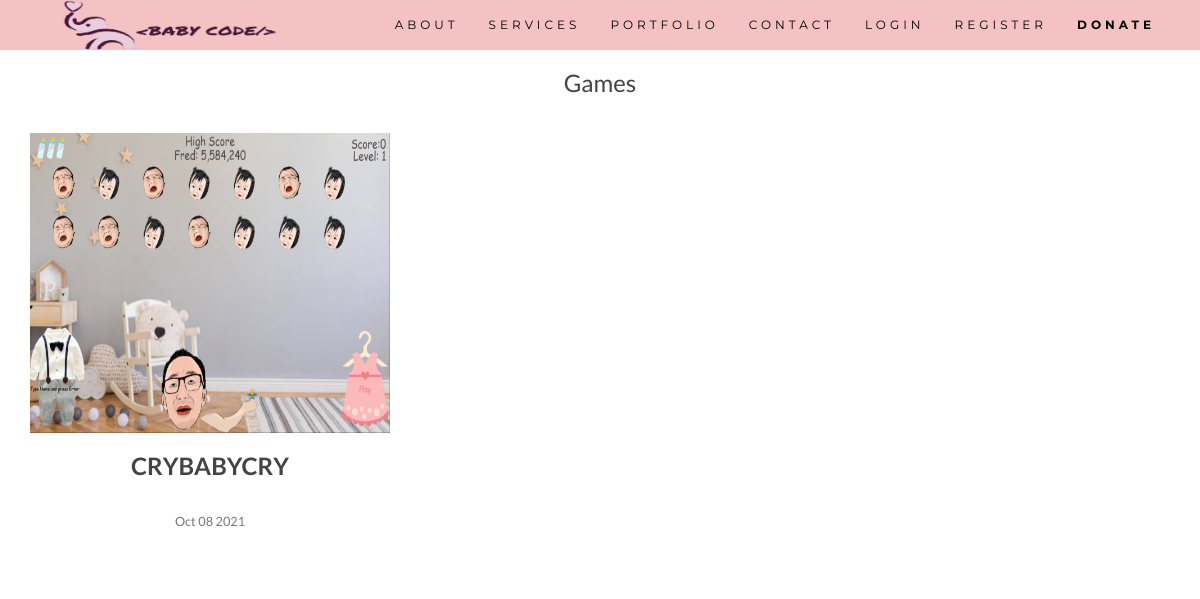
Before: / with the older database file.
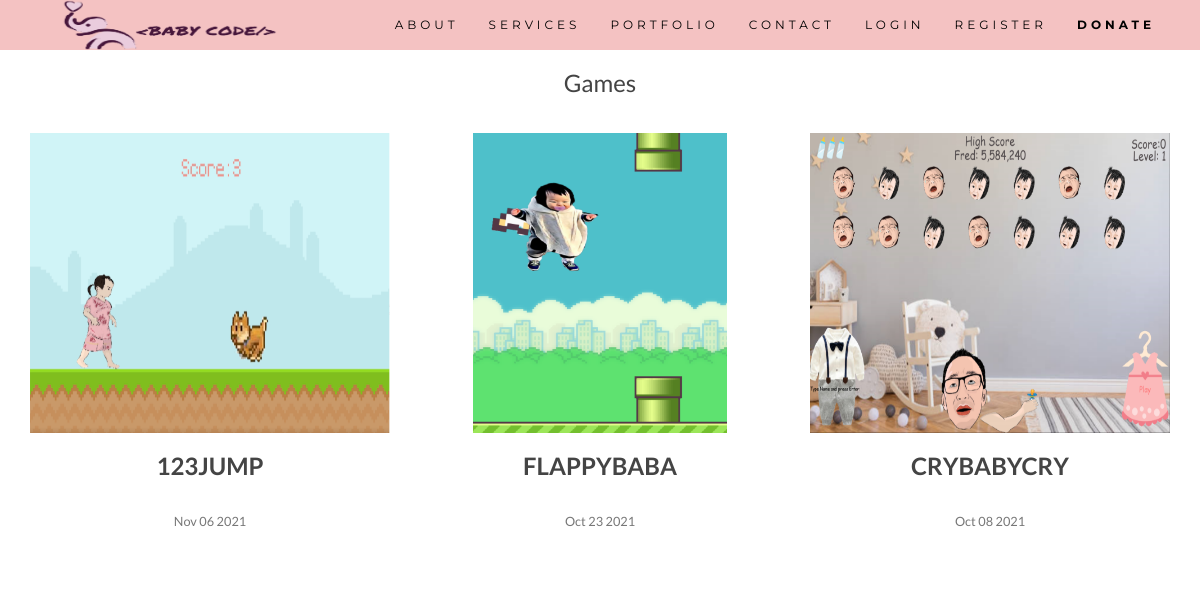
After: the same page with the newer database file.
### game_logs/models.py (models this page shows, shortened)
class GameDemo(models.Model):
    def game_directory_path(self, filename):
        return f"game_logs/game_{self.pk}/{filename}"  # TODO: cant assign pk presave therefore created game_6 folder.
    """Main Game Demostration Videos accessible by Admin """
    title = models.CharField(max_length=100)
    description = models.TextField()
    link_to_video = models.URLField()
    display_image = models.ImageField(
        default="default_game_pic.png", upload_to=game_directory_path
    )
    date_added = models.DateTimeField(auto_now_add=True)
    gamefile = models.FileField(blank=True, upload_to=game_directory_path)
    originalgamefile = models.FileField(blank=True, upload_to=game_directory_path)
    example_image1 = models.ImageField(
        null=True, blank=True, upload_to=game_directory_path
    )  # use GIF
    example_image2 = models.ImageField(
        null=True, blank=True, upload_to=game_directory_path
    )
    example_image3 = models.ImageField(
        null=True, blank=True, upload_to=game_directory_path
    )
    example_image4 = models.ImageField(
        null=True, blank=True, upload_to=game_directory_path
    )
    number_of_characters = models.PositiveSmallIntegerField(default=0)
    class Meta:
        ordering = ["date_added"]

### game_logs/views.py (the view)
# urls.py: path("", GameDemoListView.as_view(), name="homepage"),
class GameDemoListView(ListView):
    model = GameDemo
    template_name = "game_logs/index.html"  # <app>/<model>_<viewtype>.html
    context_object_name = "game_demos"
    ordering = ["-date_added"]

### game_logs/templates/game_logs/index.html
{% extends "game_logs/basenew.html" %}
{% block content %}
<div class="container text-center">
  <h3>Games</h3><br>
{% for game in game_demos %}
  {% if forloop.first %}<div class="row" style="min-width: auto">{% endif %}
    <div class="col-sm-4" style="margin: 0">
        <div class="thumbnail" >
          <a class="article-title" href="{% url 'game_logs:game-detail' game.id %}"><img class="img-responsive" src="{{ game.display_image.url }}" style="min-width: auto;max-height: 300px;display: flex" alt="Image"></a></p>
      <h2><a class="article-title" href="{% url 'game_logs:game-detail' game.id %}">{{ game.title }}</a></h2>
      <small class="text-muted">{{ game.date_added |date:"M d Y" }}</small>
        </div>
    </div>
    {% if forloop.counter|divisibleby:3 %}</div><div class="row">{% endif %}
    {% if forloop.last %}</div>{% endif %}
       {% empty %}
     <li>No game demos have been added yet.</li>
    {% endfor %}
  </div>
</div><br>
{% endblock content %}

### game_logs/templates/game_logs/basenew.html (shortened to what this page needs)
{% load static %}
<!DOCTYPE html>
<html lang="en">
<head>
    <link rel="stylesheet" href="https://maxcdn.bootstrapcdn.com/bootstrap/3.4.1/css/bootstrap.min.css">
    <link rel="stylesheet" href="https://cdnjs.cloudflare.com/ajax/libs/cropper/4.1.0/cropper.min.css">
    <link rel="stylesheet" type="text/css" href="{% static 'game_logs/mainnew.css' %}">
</head>
<body id="myPage" data-spy="scroll" data-target=".navbar" data-offset="60">
<nav class="navbar navbar-default ">
  <div class="container">
    <div class="navbar-header" >
      <a class="navbar-brand" href="{% url 'game_logs:homepage' %}" title="Game Collections"><img class="img-responsive" src="{% static 'game_logs/images/navlogo2.png' %}" alt="Logo" width="300px" height="100px" ></a>
    </div>
    <div class="collapse navbar-collapse" id="myNavbar" aria-expanded="false">
      <ul class="nav navbar-nav navbar-right">
        <li><a href="{% url 'game_logs:about'  %}" >ABOUT</a></li>
        <li><a href="{% url 'game_logs:about'  %}#services" >SERVICES</a></li>
        <li><a href="{% url 'game_logs:about' %}#portfolio" >PORTFOLIO</a></li>
        <li><a href="{% url 'game_logs:about'  %}#contact" >CONTACT</a></li>
           {% if user.is_authenticated %}
              <li><a class="nav-item nav-link" href="{% url 'profile' %}">MY PROFILE</a></li>
              <li><a class="nav-item nav-link" href="{% url 'logout' %}"><small>LOGOUT</small></a></li>
            {% else %}
              <li><a class="nav-item nav-link" href="{% url 'login' %}">LOGIN</a></li>
              <li><a class="nav-item nav-link" href="{% url 'register' %}">REGISTER</a></li>
            {% endif %}
        <li><a href="{% url 'donate:index' %}" class="donate"><strong>DONATE</strong></a></li>
      </ul>
    </div>
  </div>
</nav>
<main role="main">
      {% block content %}{% endblock content %}
</main>
</body>
</html>

### game_logs/static/game_logs/mainnew.css (style rules this page uses)
img { display: flex; max-width: 100%; }
body { font: 400 15px Lato, sans-serif; line-height: 1.8; color: #818181; }
h2 { font-size: 24px; text-transform: uppercase; color: #303030; font-weight: 600; margin-bottom: 30px; }
.thumbnail { padding: 0 0 20px 0; width: auto; min-height: 300px; border: none; border-radius: 0; display: inline-block; background-size: cover; background-position: center center; background-repeat: no-repeat; object-fit: cover; }
.thumbnail img { width: auto; min-height: 300px; max-height: 300px; margin-bottom: 10px; }
.navbar { margin-bottom: 0; background-color: #F4C2C2 ; z-index: 9999; border: 0; font-size: 12px !important; line-height: 1.42857143 !important; letter-spacing: 4px; border-radius: 0; font-family: Montserrat, sans-serif; }
.navbar-brand { color: #000 !important; padding-top: 0; }
.navbar li a, .navbar .navbar-brand { color: #000 !important; }
.img-responsive { align-content: center; display: flex; height: auto; max-width: 100%; max-height: 50px; max-width: 250px; line-height: 20px; }
h1, h2, h3, h4, h5, h6 { color: #444444; }
ul { margin: 0; }
.article-title { color: #444444; }
html, body, .container-table { height: 100%; }

Changed rows visible on the page:
added GameDemo: display_image (picture), title "123JUMP", date_added "Nov 06 2021"
added GameDemo: display_image (picture), title "FLAPPYBABA", date_added "Oct 23 2021"
